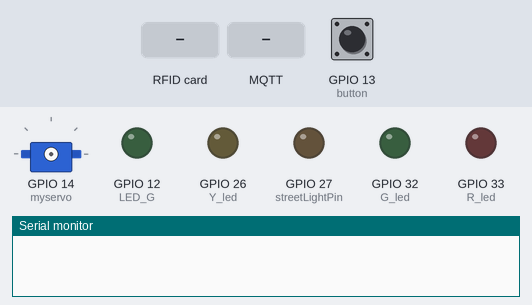
Simulated run of this sketch. Board: ESP32. On the bench: servo, output pins drawn as LEDs (lit = HIGH), the last lines printed to the serial monitor. The inputs (shaded band) are chosen by the test bench; at power-on: GPIO 13 (button) LOW. WiFi joins after 1.5 s; servers stay silent unless stated; no MQTT or app messages arrive unless stated.

Above: at 0.0 s.
At 2.7 s:
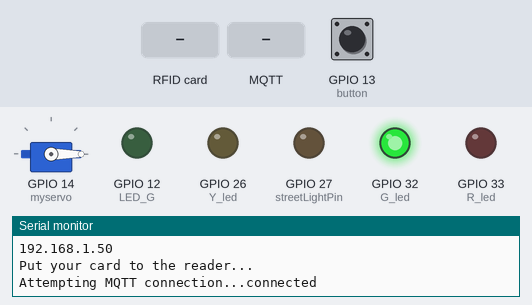
2.8 s: RFID card 21 B3 1F 26 held to the reader
At 3.5 s:
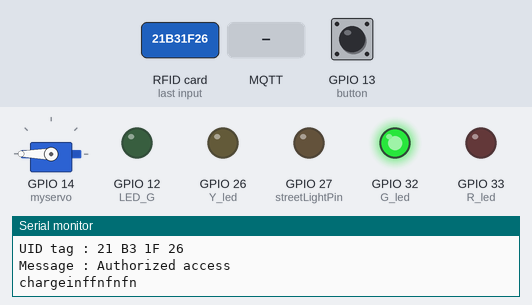
5.8 s: MQTT message "21 B3 1F 26" arrives on the first subscribed topic
8.3 s: RFID card 5E 7A 19 C4 held to the reader
9.8 s: MQTT message "full charge" arrives on the first subscribed topic
11.3 s: MQTT message "batteryLevel" arrives on the first subscribed topic
Timing chart, 0 to 13.8 s (numbered marks = the images above; inputs shaded):
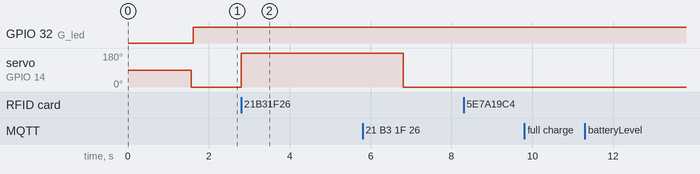

Measured:
- after the input at 2.8 s, servo on GPIO 14 (myservo): 0° → 180° at once

The sketch:

Trafikklys.ino
```cpp
#include <WiFi.h>          // Library for wifi
#include <PubSubClient.h>  // Library for mqtt
#include "mqtt.h"          // Include header file
#include <SPI.h>
#include <MFRC522.h>
#include <ESP32Servo.h>

Servo myservo;

#define SS_PIN 5                  /*Slave Select Pin*/
#define RST_PIN 0                 /*Reset Pin for RC522*/
#define LED_G 12                  /*Pin 8 for LED*/
MFRC522 mfrc522(SS_PIN, RST_PIN); /*Create MFRC522 initialized*/

// koster 200 for å komme seg gjennom bummen
int bum_pris = 200;
int currency = 5000;
//pins used for trafficlight
const int button = 13;
const int Y_led = 26;
const int R_led = 33;
const int G_led = 32;
//sends a value to the car to stop
int charge = 0;
unsigned long pestmils = 0;
const int streetLightPin = 27;
unsigned long prevtime = 0;

enum trafikkLys { green,
                  yellow,
                  red,
                  red_yellow,
                  red_yellow_green,
                  yellow_green };  //different states for the trafficlight
trafikkLys tilstand = green;

WiFiClient espClient;
PubSubClient client(espClient);
long lastMsg = 0;
char msg[50];

void setup() {
  pinMode(streetLightPin, OUTPUT);
  pinMode(button, INPUT);
  pinMode(Y_led, OUTPUT);
  pinMode(R_led, OUTPUT);
  pinMode(G_led, OUTPUT);
  Serial.begin(115200);
  setup_wifi();
  Serial.setTimeout(10);
  SPI.begin(); /*SPI communication initialized*/
  myservo.attach(14);

  mfrc522.PCD_Init();     /*RFID sensor initialized*/
  pinMode(LED_G, OUTPUT); /*LED Pin set as output*/
  Serial.println("Put your card to the reader...");
  Serial.println();
  //connecting the client to ip-adress on the RPI and which port we want to talk through
  client.setServer("192.168.137.85", 1883);
  //connecting the callback function to the client to be further used in client.loop
  client.setCallback(callback);
  myservo.write(0);
}


void loop() {
  if (!client.connected()) {  //if mqtt is not connected try again
    reconnect();
  }
  client.loop();  //holds connection and checks if new information is recived
  trafikk_lys();
  RFIDREAD();
}
void RFIDREAD() {
  /*Look for the RFID Card*/
  if (!mfrc522.PICC_IsNewCardPresent()) {
    return;
  }
  /*Select Card*/
  if (!mfrc522.PICC_ReadCardSerial()) {
    return;
  }
  char Charge[8];
  charge = 1;
  sprintf(Charge, "%d", charge);
  client.publish("charging", Charge);

  /*Show UID for Card/Tag on serial monitor*/
  Serial.print("UID tag :");
  String content = "";
  byte letter;
  for (byte i = 0; i < mfrc522.uid.size; i++) {
    Serial.print(mfrc522.uid.uidByte[i] < 0x10 ? " 0" : " ");
    Serial.print(mfrc522.uid.uidByte[i], HEX);
    content.concat(String(mfrc522.uid.uidByte[i] < 0x10 ? " 0" : " "));
    content.concat(String(mfrc522.uid.uidByte[i], HEX));
  }
  Serial.println();
  Serial.print("Message : ");
  content.toUpperCase();
  if ((content.substring(1) == "21 B3 1F 26")&&(millis()-pestmils>1000)) /*UID for the Card/Tag we want to give access Replace with your card UID*/
  {


    Serial.println("Authorized access"); /*Print message if UID match with the database*/
    Serial.println();

    currency = currency - bum_pris;

    char str_curr[8];
    dtostrf(currency, 1, 2, str_curr);
    client.publish("currency", str_curr);


    myservo.write(180);
    charge = 1;
    sprintf(Charge, "%d", charge);
    client.publish("charging", Charge);
    Serial.println("chargeinffnfnfn");
    delay(4000);

      digitalWrite(LED_G, LOW);

      myservo.write(0);
      charge = 0;
      sprintf(Charge, "%d", charge);
      client.publish("charging", Charge);
      Serial.println(currency);
    pestmils=millis();

  } else {
    Serial.println(" Access denied"); /*If UID do not match print message*/
  }
}


void trafikk_lys() {
  switch (tilstand) {
    case green:

      digitalWrite(G_led, HIGH);

      if ((digitalRead(button) == HIGH) && (millis() - prevtime > 10000)) {
        client.publish("trafficLight", "green");

        if (millis() - prevtime > 14000) {
          tilstand = yellow;
          prevtime = millis();
        }
      }
      break;

    case yellow:
      if (millis() - prevtime > 5000) {
        client.publish("trafficLight", "yellow");

        digitalWrite(Y_led, HIGH);

        if (millis() - prevtime >= 8000) {
          digitalWrite(G_led, LOW);
          tilstand = red;
          client.publish("trafficLight", "red");
          prevtime = millis();
        }
      }
      break;

    case red:
      if (millis() - prevtime > 1000) {
        digitalWrite(R_led, HIGH);
      }
      if (millis() - prevtime > 3000) {
        digitalWrite(Y_led, LOW);
      }
      if (millis() - prevtime > 8000) {
        prevtime = millis();
        tilstand = red_yellow_green;
      }
      break;

    case red_yellow_green:
      if (millis() - prevtime > 1000) {
        digitalWrite(Y_led, HIGH);
      }
      if (millis() - prevtime > 4000) {
        client.publish("trafficLight", "yellow");

        digitalWrite(R_led, LOW);
      }
      if (millis() - prevtime > 5000) {
        tilstand = yellow_green;
        prevtime = millis();
      }
      break;

    case yellow_green:
      if (millis() - prevtime > 2000) {
        digitalWrite(G_led, HIGH);
      }
      if (millis() - prevtime > 4000) {
        digitalWrite(Y_led, LOW);
      }
      if (millis() - prevtime > 6000) {
        tilstand = green;

        client.publish("trafficLight", "green");

        prevtime = millis();
      }
      break;
  }
}

void reconnect() {

  while (!client.connected()) {  //while we're not connected
    Serial.print("Attempting MQTT connection...");
    // Attempt to connect
    if (client.connect("ESPsmart")) {  // if we're connected
      Serial.println("connected");
      // Subscribe to topics
      client.subscribe("trafficLight");
      client.subscribe("streetLyte");
      client.subscribe("currency");
    } else {  //if failed try again in 5 seconds
      Serial.print("failed, rc=");
      Serial.print(client.state());
      Serial.println(" try again in 5 seconds");
      // Wait 5 seconds before retrying
      delay(5000);
    }
  }
}
void callback(char* topic, byte* message, unsigned int length) {
  Serial.print("Message arrived on topic: ");
  Serial.print(topic);
  Serial.print(". Message: ");

  String messageTemp;
  for (int i = 0; i < length; i++) {
    Serial.print((char)message[i]);
    messageTemp += (char)message[i];
  }
  messageTemp;
  Serial.println("");

  //deciding which button is pushed
  if (String(topic) == "full charge") {

  } else if (String(topic) == "batteryLevel") {
  } else if (String(topic) == "batteryHealth") {
  } else if (String(topic) == "esp32/batteryCycle") {
  } else if (String(topic) == "charge percent") {
  } else if (String(topic) == "currency") {
    int currency = messageTemp.toInt();
  } else if (String(topic) == "streetLyte") {

    if (String(messageTemp) == "ON") {
      digitalWrite(streetLightPin, HIGH);
      Serial.println("streetlight on");
    } else {
      Serial.println("streetlight off");
      digitalWrite(streetLightPin, LOW);
    }
  }
}
//Kilde: https://www.jameco.com/Jameco/workshop/TechTip/temperature-measurement-ntc-thermistors.html (13.03.23)
```

mqtt.h
```cpp
#pragma once

const char* ssid = "iphone";
const char* password = "gruppec29";

void setup_wifi() {
  delay(10);
  // We start by connecting to a WiFi network
  Serial.println();
  Serial.print("Connecting to ");
  Serial.println(ssid);

  WiFi.begin(ssid, password);

  while (WiFi.status() != WL_CONNECTED) {
    delay(500);
    Serial.print(".");
  }

  Serial.println("");
  Serial.println("WiFi connected");
  Serial.println("IP address: ");
  Serial.println(WiFi.localIP());
}
```
